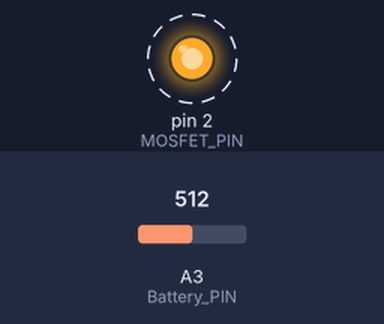
Recording of a sketch running on a simulated Arduino Uno, built with avr-gcc and run on an emulated ATmega328P. Parts: output pins drawn as LEDs (lit = HIGH). Dashed ring = blinking. Inputs (shaded band) come from the test bench; at power-on: A3 (Battery_PIN) = 512. What the sketch prints to the serial monitor is not drawn.

Above: at 0.5 s.
Timing chart, 0 to 4.6 s (numbered marks = the images above):
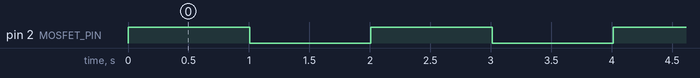

Measured:
- by itself, pin 2 (MOSFET_PIN): alternates HIGH for 1.0 s and LOW for 1.0 s

The sketch:

Test_Battery_Voltage.ino
```cpp
/*
 Name:		Test_Battery_Voltage.ino
 Created:	1/24/2022 10:40:53 PM
 Author:	aivel
*/

int Battery_PIN = A3;
int MOSFET_PIN = 2;

const float VRef = 3.3;

float BatVolt = -1;     // Battery voltage
const int n = 10;      // measure n times the ADC input for averaging
float sum = 0;          // shift register to hold ADC data

// the setup function runs once when you press reset or power the board
void setup() {
	Serial.begin(115200);

    pinMode(MOSFET_PIN, OUTPUT);
    digitalWrite(MOSFET_PIN, LOW);

}

// the loop function runs over and over again until power down or reset
void loop() {
    // Read voltage
    digitalWrite(MOSFET_PIN, HIGH);

    sum = 0;
    for (int i = 0; i < n; i++) {
        delay(100);
        int RawBits = analogRead(Battery_PIN);
        Serial.print(F("Analog raw: "));
        Serial.println(RawBits);

        sum += (analogRead(Battery_PIN) * VRef / 1023) * 2;
    }
    BatVolt = sum / n;
    digitalWrite(MOSFET_PIN, LOW);


    Serial.print(F("Battery Voltage: "));
    Serial.println(BatVolt, 4);

    delay(1000);


}
```
